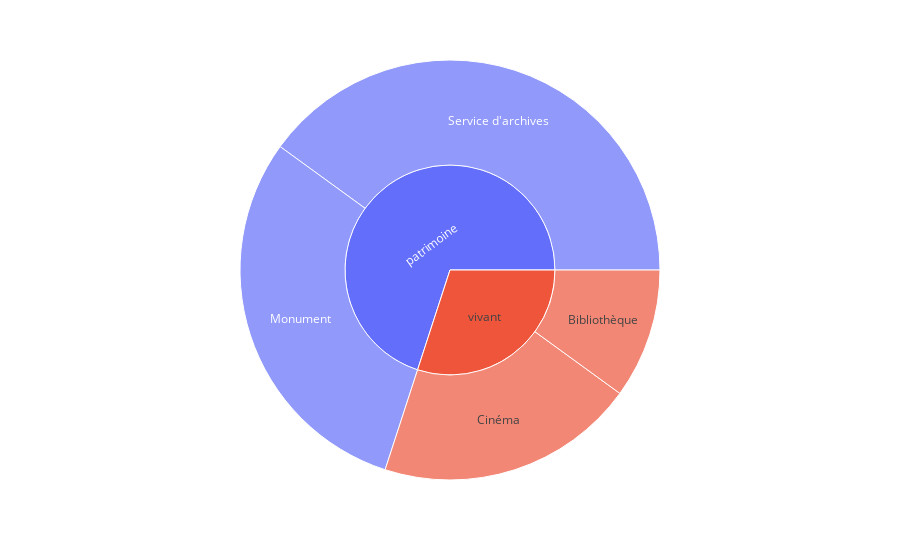

Here is the notebook cell this chart was saved with:
### Code cell
fig = px.sunburst(df, path=['categorie','Type équipement ou lieu' ], values='index')

# Affichage du graphique
fig.show()

### Figure 1 — Plotly figure (JSON) as saved in the notebook; plotly's stock layout.template omitted (floating-point values rounded to 4 significant figures)
{"data": [{"branchvalues": "total", "domain": {"x": [0, 1], "y": [0, 1]}, "hovertemplate": "labels=%{label}<br>index=%{value}<br>parent=%{parent}<br>id=%{id}<extra></extra>", "ids": ["vivant/Bibliothèque", "vivant/Cinéma", "patrimoine/Monument", "patrimoine/Service d'archives", "patrimoine", "vivant"], "labels": ["Bibliothèque", "Cinéma", "Monument", "Service d'archives", "patrimoine", "vivant"], "name": "", "parents": ["vivant", "vivant", "patrimoine", "patrimoine", "", ""], "type": "sunburst", "values": [1, 2, 3, 4, 7, 3]}], "layout": {"legend": {"tracegroupgap": 0}, "margin": {"t": 60}}}
